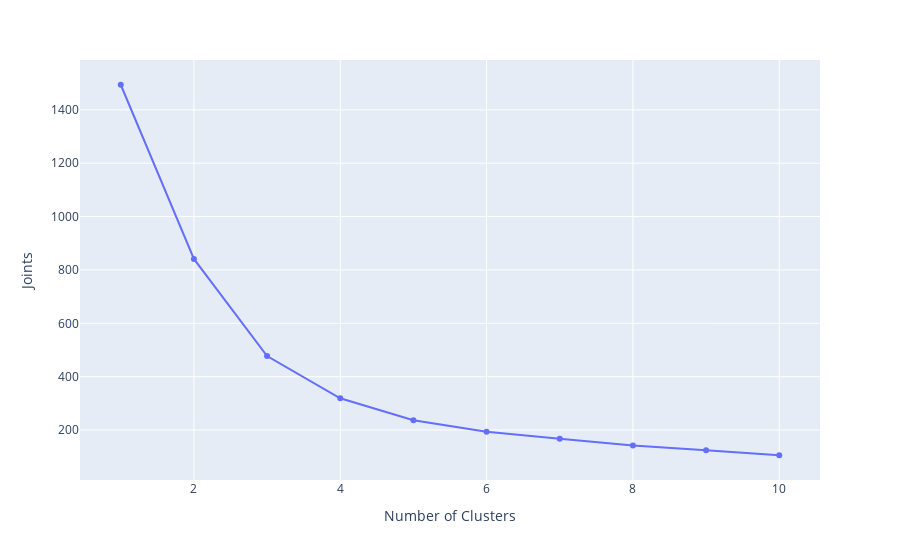

Here is the notebook cell this chart was saved with:
### Code cell
plot_elbow(x_stan)

### Figure 1 — Plotly figure (JSON) as saved in the notebook; plotly's stock layout.template omitted (floating-point values rounded to 4 significant figures)
{"data": [{"hovertemplate": "Number of Clusters=%{x}<br>Joints=%{y}<extra></extra>", "legendgroup": "", "line": {"color": "#636efa", "dash": "solid"}, "marker": {"symbol": "circle"}, "mode": "lines+markers", "name": "", "orientation": "v", "showlegend": false, "type": "scatter", "x": [1, 2, 3, 4, 5, 6, 7, 8, 9, 10], "xaxis": "x", "y": [1494.0, 841.2, 477.1, 318.9, 236.7, 193.2, 167.6, 142.2, 124.2, 105.5], "yaxis": "y"}], "layout": {"legend": {"tracegroupgap": 0}, "margin": {"t": 60}, "xaxis": {"anchor": "y", "domain": [0, 1], "title": {"text": "Number of Clusters"}}, "yaxis": {"anchor": "x", "domain": [0, 1], "title": {"text": "Joints"}}}}
